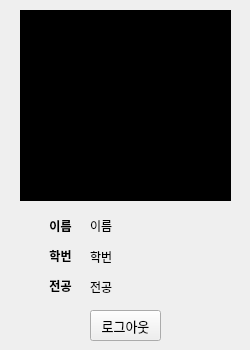
<?xml version="1.0" encoding="UTF-8"?>
<ui version="4.0">
 <class>studentCard</class>
 <widget class="QWidget" name="studentCard">
  <property name="geometry">
   <rect>
    <x>0</x>
    <y>0</y>
    <width>250</width>
    <height>350</height>
   </rect>
  </property>
  <property name="minimumSize">
   <size>
    <width>250</width>
    <height>350</height>
   </size>
  </property>
  <property name="maximumSize">
   <size>
    <width>250</width>
    <height>350</height>
   </size>
  </property>
  <property name="font">
   <font>
    <family>나눔고딕</family>
   </font>
  </property>
  <property name="windowTitle">
   <string>Form</string>
  </property>
  <widget class="QLabel" name="lblQrCode">
   <property name="geometry">
    <rect>
     <x>20</x>
     <y>10</y>
     <width>211</width>
     <height>191</height>
    </rect>
   </property>
   <property name="styleSheet">
    <string notr="true">background-color: rgb(0, 0, 0);</string>
   </property>
   <property name="text">
    <string/>
   </property>
  </widget>
  <widget class="QPushButton" name="btnLogout">
   <property name="geometry">
    <rect>
     <x>90</x>
     <y>310</y>
     <width>71</width>
     <height>31</height>
    </rect>
   </property>
   <property name="font">
    <font>
     <family>나눔고딕</family>
     <pointsize>10</pointsize>
    </font>
   </property>
   <property name="text">
    <string>로그아웃</string>
   </property>
  </widget>
  <widget class="QLabel" name="lblName">
   <property name="geometry">
    <rect>
     <x>30</x>
     <y>215</y>
     <width>61</width>
     <height>21</height>
    </rect>
   </property>
   <property name="font">
    <font>
     <family>나눔고딕</family>
     <weight>75</weight>
     <bold>true</bold>
    </font>
   </property>
   <property name="layoutDirection">
    <enum>Qt::LeftToRight</enum>
   </property>
   <property name="styleSheet">
    <string notr="true">font-weight: bold;</string>
   </property>
   <property name="text">
    <string>이름</string>
   </property>
   <property name="alignment">
    <set>Qt::AlignCenter</set>
   </property>
  </widget>
  <widget class="QLabel" name="lblID">
   <property name="geometry">
    <rect>
     <x>30</x>
     <y>245</y>
     <width>61</width>
     <height>21</height>
    </rect>
   </property>
   <property name="font">
    <font>
     <family>나눔고딕</family>
     <weight>75</weight>
     <bold>true</bold>
    </font>
   </property>
   <property name="styleSheet">
    <string notr="true">font-weight: bold;</string>
   </property>
   <property name="text">
    <string>학번</string>
   </property>
   <property name="alignment">
    <set>Qt::AlignCenter</set>
   </property>
  </widget>
  <widget class="QLabel" name="lblMajor">
   <property name="geometry">
    <rect>
     <x>30</x>
     <y>275</y>
     <width>61</width>
     <height>21</height>
    </rect>
   </property>
   <property name="font">
    <font>
     <family>나눔고딕</family>
     <weight>75</weight>
     <bold>true</bold>
    </font>
   </property>
   <property name="styleSheet">
    <string notr="true">font-weight: bold;</string>
   </property>
   <property name="text">
    <string>전공</string>
   </property>
   <property name="alignment">
    <set>Qt::AlignCenter</set>
   </property>
  </widget>
  <widget class="QLabel" name="label">
   <property name="geometry">
    <rect>
     <x>90</x>
     <y>215</y>
     <width>111</width>
     <height>21</height>
    </rect>
   </property>
   <property name="styleSheet">
    <string notr="true"/>
   </property>
   <property name="text">
    <string>이름</string>
   </property>
  </widget>
  <widget class="QLabel" name="label_2">
   <property name="geometry">
    <rect>
     <x>90</x>
     <y>246</y>
     <width>111</width>
     <height>21</height>
    </rect>
   </property>
   <property name="text">
    <string>학번</string>
   </property>
  </widget>
  <widget class="QLabel" name="label_3">
   <property name="geometry">
    <rect>
     <x>90</x>
     <y>276</y>
     <width>111</width>
     <height>21</height>
    </rect>
   </property>
   <property name="text">
    <string>전공</string>
   </property>
  </widget>
 </widget>
 <resources/>
 <connections/>
</ui>
